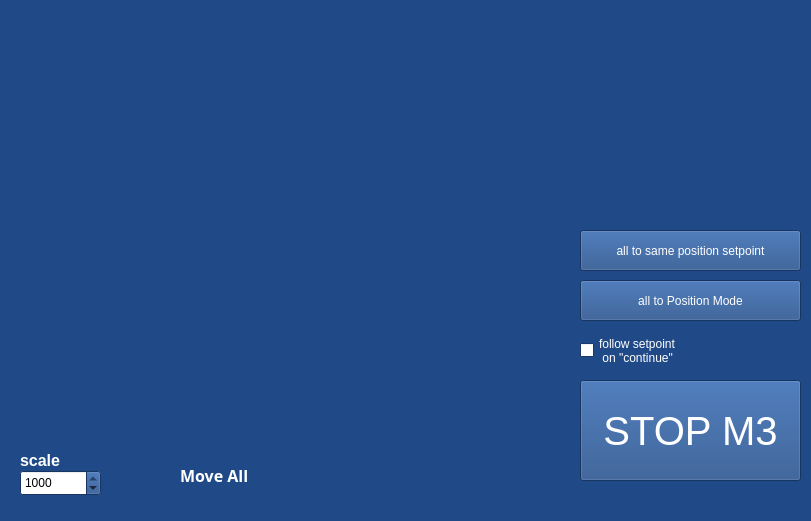
  <widget class="QWidget" name="m3_background" native="true">
   <property name="geometry">
    <rect>
     <x>20</x>
     <y>440</y>
     <width>811</width>
     <height>521</height>
    </rect>
   </property>
   <property name="palette">
    <palette>
     <active>
      <colorrole role="WindowText">
       <brush brushstyle="SolidPattern">
        <color alpha="255">
         <red>0</red>
         <green>0</green>
         <blue>0</blue>
        </color>
       </brush>
      </colorrole>
      <colorrole role="Button">
       <brush brushstyle="SolidPattern">
        <color alpha="255">
         <red>32</red>
         <green>74</green>
         <blue>135</blue>
        </color>
       </brush>
      </colorrole>
      <colorrole role="Light">
       <brush brushstyle="SolidPattern">
        <color alpha="255">
         <red>48</red>
         <green>111</green>
         <blue>203</blue>
        </color>
       </brush>
      </colorrole>
      <colorrole role="Midlight">
       <brush brushstyle="SolidPattern">
        <color alpha="255">
         <red>40</red>
         <green>92</green>
         <blue>169</blue>
        </color>
       </brush>
      </colorrole>
      <colorrole role="Dark">
       <brush brushstyle="SolidPattern">
        <color alpha="255">
         <red>16</red>
         <green>37</green>
         <blue>67</blue>
        </color>
       </brush>
      </colorrole>
      <colorrole role="Mid">
       <brush brushstyle="SolidPattern">
        <color alpha="255">
         <red>21</red>
         <green>49</green>
         <blue>90</blue>
        </color>
       </brush>
      </colorrole>
      <colorrole role="Text">
       <brush brushstyle="SolidPattern">
        <color alpha="255">
         <red>0</red>
         <green>0</green>
         <blue>0</blue>
        </color>
       </brush>
      </colorrole>
      <colorrole role="BrightText">
       <brush brushstyle="SolidPattern">
        <color alpha="255">
         <red>255</red>
         <green>255</green>
         <blue>255</blue>
        </color>
       </brush>
      </colorrole>
      <colorrole role="ButtonText">
       <brush brushstyle="SolidPattern">
        <color alpha="255">
         <red>255</red>
         <green>255</green>
         <blue>255</blue>
        </color>
       </brush>
      </colorrole>
      <colorrole role="Base">
       <brush brushstyle="SolidPattern">
        <color alpha="255">
         <red>255</red>
         <green>255</green>
         <blue>255</blue>
        </color>
       </brush>
      </colorrole>
      <colorrole role="Window">
       <brush brushstyle="SolidPattern">
        <color alpha="255">
         <red>32</red>
         <green>74</green>
         <blue>135</blue>
        </color>
       </brush>
      </colorrole>
      <colorrole role="Shadow">
       <brush brushstyle="SolidPattern">
        <color alpha="255">
         <red>0</red>
         <green>0</green>
         <blue>0</blue>
        </color>
       </brush>
      </colorrole>
      <colorrole role="AlternateBase">
       <brush brushstyle="SolidPattern">
        <color alpha="255">
         <red>143</red>
         <green>164</green>
         <blue>195</blue>
        </color>
       </brush>
      </colorrole>
      <colorrole role="ToolTipBase">
       <brush brushstyle="SolidPattern">
        <color alpha="255">
         <red>255</red>
         <green>255</green>
         <blue>220</blue>
        </color>
       </brush>
      </colorrole>
      <colorrole role="ToolTipText">
       <brush brushstyle="SolidPattern">
        <color alpha="255">
         <red>0</red>
         <green>0</green>
         <blue>0</blue>
        </color>
       </brush>
      </colorrole>
     </active>
     <inactive>
      <colorrole role="WindowText">
       <brush brushstyle="SolidPattern">
        <color alpha="255">
         <red>0</red>
         <green>0</green>
         <blue>0</blue>
        </color>
       </brush>
      </colorrole>
      <colorrole role="Button">
       <brush brushstyle="SolidPattern">
        <color alpha="255">
         <red>32</red>
         <green>74</green>
         <blue>135</blue>
        </color>
       </brush>
      </colorrole>
      <colorrole role="Light">
       <brush brushstyle="SolidPattern">
        <color alpha="255">
         <red>48</red>
         <green>111</green>
         <blue>203</blue>
        </color>
       </brush>
      </colorrole>
      <colorrole role="Midlight">
       <brush brushstyle="SolidPattern">
        <color alpha="255">
         <red>40</red>
         <green>92</green>
         <blue>169</blue>
        </color>
       </brush>
      </colorrole>
      <colorrole role="Dark">
       <brush brushstyle="SolidPattern">
        <color alpha="255">
         <red>16</red>
         <green>37</green>
         <blue>67</blue>
        </color>
       </brush>
      </colorrole>
      <colorrole role="Mid">
       <brush brushstyle="SolidPattern">
        <color alpha="255">
         <red>21</red>
         <green>49</green>
         <blue>90</blue>
        </color>
       </brush>
      </colorrole>
      <colorrole role="Text">
       <brush brushstyle="SolidPattern">
        <color alpha="255">
         <red>0</red>
         <green>0</green>
         <blue>0</blue>
        </color>
       </brush>
      </colorrole>
      <colorrole role="BrightText">
       <brush brushstyle="SolidPattern">
        <color alpha="255">
         <red>255</red>
         <green>255</green>
         <blue>255</blue>
        </color>
       </brush>
      </colorrole>
      <colorrole role="ButtonText">
       <brush brushstyle="SolidPattern">
        <color alpha="255">
         <red>255</red>
         <green>255</green>
         <blue>255</blue>
        </color>
       </brush>
      </colorrole>
      <colorrole role="Base">
       <brush brushstyle="SolidPattern">
        <color alpha="255">
         <red>255</red>
         <green>255</green>
         <blue>255</blue>
        </color>
       </brush>
      </colorrole>
      <colorrole role="Window">
       <brush brushstyle="SolidPattern">
        <color alpha="255">
         <red>32</red>
         <green>74</green>
         <blue>135</blue>
        </color>
       </brush>
      </colorrole>
      <colorrole role="Shadow">
       <brush brushstyle="SolidPattern">
        <color alpha="255">
         <red>0</red>
         <green>0</green>
         <blue>0</blue>
        </color>
       </brush>
      </colorrole>
      <colorrole role="AlternateBase">
       <brush brushstyle="SolidPattern">
        <color alpha="255">
         <red>143</red>
         <green>164</green>
         <blue>195</blue>
        </color>
       </brush>
      </colorrole>
      <colorrole role="ToolTipBase">
       <brush brushstyle="SolidPattern">
        <color alpha="255">
         <red>255</red>
         <green>255</green>
         <blue>220</blue>
        </color>
       </brush>
      </colorrole>
      <colorrole role="ToolTipText">
       <brush brushstyle="SolidPattern">
        <color alpha="255">
         <red>0</red>
         <green>0</green>
         <blue>0</blue>
        </color>
       </brush>
      </colorrole>
     </inactive>
     <disabled>
      <colorrole role="WindowText">
       <brush brushstyle="SolidPattern">
        <color alpha="255">
         <red>16</red>
         <green>37</green>
         <blue>67</blue>
        </color>
       </brush>
      </colorrole>
      <colorrole role="Button">
       <brush brushstyle="SolidPattern">
        <color alpha="255">
         <red>32</red>
         <green>74</green>
         <blue>135</blue>
        </color>
       </brush>
      </colorrole>
      <colorrole role="Light">
       <brush brushstyle="SolidPattern">
        <color alpha="255">
         <red>48</red>
         <green>111</green>
         <blue>203</blue>
        </color>
       </brush>
      </colorrole>
      <colorrole role="Midlight">
       <brush brushstyle="SolidPattern">
        <color alpha="255">
         <red>40</red>
         <green>92</green>
         <blue>169</blue>
        </color>
       </brush>
      </colorrole>
      <colorrole role="Dark">
       <brush brushstyle="SolidPattern">
        <color alpha="255">
         <red>16</red>
         <green>37</green>
         <blue>67</blue>
        </color>
       </brush>
      </colorrole>
      <colorrole role="Mid">
       <brush brushstyle="SolidPattern">
        <color alpha="255">
         <red>21</red>
         <green>49</green>
         <blue>90</blue>
        </color>
       </brush>
      </colorrole>
      <colorrole role="Text">
       <brush brushstyle="SolidPattern">
        <color alpha="255">
         <red>16</red>
         <green>37</green>
         <blue>67</blue>
        </color>
       </brush>
      </colorrole>
      <colorrole role="BrightText">
       <brush brushstyle="SolidPattern">
        <color alpha="255">
         <red>255</red>
         <green>255</green>
         <blue>255</blue>
        </color>
       </brush>
      </colorrole>
      <colorrole role="ButtonText">
       <brush brushstyle="SolidPattern">
        <color alpha="255">
         <red>16</red>
         <green>37</green>
         <blue>67</blue>
        </color>
       </brush>
      </colorrole>
      <colorrole role="Base">
       <brush brushstyle="SolidPattern">
        <color alpha="255">
         <red>32</red>
         <green>74</green>
         <blue>135</blue>
        </color>
       </brush>
      </colorrole>
      <colorrole role="Window">
       <brush brushstyle="SolidPattern">
        <color alpha="255">
         <red>32</red>
         <green>74</green>
         <blue>135</blue>
        </color>
       </brush>
      </colorrole>
      <colorrole role="Shadow">
       <brush brushstyle="SolidPattern">
        <color alpha="255">
         <red>0</red>
         <green>0</green>
         <blue>0</blue>
        </color>
       </brush>
      </colorrole>
      <colorrole role="AlternateBase">
       <brush brushstyle="SolidPattern">
        <color alpha="255">
         <red>32</red>
         <green>74</green>
         <blue>135</blue>
        </color>
       </brush>
      </colorrole>
      <colorrole role="ToolTipBase">
       <brush brushstyle="SolidPattern">
        <color alpha="255">
         <red>255</red>
         <green>255</green>
         <blue>220</blue>
        </color>
       </brush>
      </colorrole>
      <colorrole role="ToolTipText">
       <brush brushstyle="SolidPattern">
        <color alpha="255">
         <red>0</red>
         <green>0</green>
         <blue>0</blue>
        </color>
       </brush>
      </colorrole>
     </disabled>
    </palette>
   </property>
   <property name="autoFillBackground">
    <bool>true</bool>
   </property>
   <widget class="QPushButton" name="stop">
    <property name="geometry">
     <rect>
      <x>580</x>
      <y>380</y>
      <width>221</width>
      <height>101</height>
     </rect>
    </property>
    <property name="font">
     <font>
      <pointsize>30</pointsize>
     </font>
    </property>
    <property name="text">
     <string>STOP M3</string>
    </property>
    <property name="checkable">
     <bool>true</bool>
    </property>
   </widget>
   <widget class="QCheckBox" name="follow">
    <property name="geometry">
     <rect>
      <x>580</x>
      <y>310</y>
      <width>171</width>
      <height>81</height>
     </rect>
    </property>
    <property name="palette">
     <palette>
      <active>
       <colorrole role="WindowText">
        <brush brushstyle="SolidPattern">
         <color alpha="255">
          <red>255</red>
          <green>255</green>
          <blue>255</blue>
         </color>
        </brush>
       </colorrole>
      </active>
      <inactive>
       <colorrole role="WindowText">
        <brush brushstyle="SolidPattern">
         <color alpha="255">
          <red>255</red>
          <green>255</green>
          <blue>255</blue>
         </color>
        </brush>
       </colorrole>
      </inactive>
      <disabled>
       <colorrole role="WindowText">
        <brush brushstyle="SolidPattern">
         <color alpha="255">
          <red>16</red>
          <green>37</green>
          <blue>67</blue>
         </color>
        </brush>
       </colorrole>
      </disabled>
     </palette>
    </property>
    <property name="text">
     <string>follow setpoint
 on &quot;continue&quot;</string>
    </property>
   </widget>
   <widget class="QLabel" name="label_27">
    <property name="geometry">
     <rect>
      <x>180</x>
      <y>450</y>
      <width>191</width>
      <height>51</height>
     </rect>
    </property>
    <property name="palette">
     <palette>
      <active>
       <colorrole role="WindowText">
        <brush brushstyle="SolidPattern">
         <color alpha="255">
          <red>255</red>
          <green>255</green>
          <blue>255</blue>
         </color>
        </brush>
       </colorrole>
       <colorrole role="Button">
        <brush brushstyle="SolidPattern">
         <color alpha="255">
          <red>136</red>
          <green>138</green>
          <blue>133</blue>
         </color>
        </brush>
       </colorrole>
       <colorrole role="Light">
        <brush brushstyle="SolidPattern">
         <color alpha="255">
          <red>204</red>
          <green>207</green>
          <blue>200</blue>
         </color>
        </brush>
       </colorrole>
       <colorrole role="Midlight">
        <brush brushstyle="SolidPattern">
         <color alpha="255">
          <red>170</red>
          <green>172</green>
          <blue>166</blue>
         </color>
        </brush>
       </colorrole>
       <colorrole role="Dark">
        <brush brushstyle="SolidPattern">
         <color alpha="255">
          <red>68</red>
          <green>69</green>
          <blue>66</blue>
         </color>
        </brush>
       </colorrole>
       <colorrole role="Mid">
        <brush brushstyle="SolidPattern">
         <color alpha="255">
          <red>91</red>
          <green>92</green>
          <blue>89</blue>
         </color>
        </brush>
       </colorrole>
       <colorrole role="Text">
        <brush brushstyle="SolidPattern">
         <color alpha="255">
          <red>0</red>
          <green>0</green>
          <blue>0</blue>
         </color>
        </brush>
       </colorrole>
       <colorrole role="BrightText">
        <brush brushstyle="SolidPattern">
         <color alpha="255">
          <red>255</red>
          <green>255</green>
          <blue>255</blue>
         </color>
        </brush>
       </colorrole>
       <colorrole role="ButtonText">
        <brush brushstyle="SolidPattern">
         <color alpha="255">
          <red>0</red>
          <green>0</green>
          <blue>0</blue>
         </color>
        </brush>
       </colorrole>
       <colorrole role="Base">
        <brush brushstyle="SolidPattern">
         <color alpha="255">
          <red>255</red>
          <green>255</green>
          <blue>255</blue>
         </color>
        </brush>
       </colorrole>
       <colorrole role="Window">
        <brush brushstyle="SolidPattern">
         <color alpha="255">
          <red>136</red>
          <green>138</green>
          <blue>133</blue>
         </color>
        </brush>
       </colorrole>
       <colorrole role="Shadow">
        <brush brushstyle="SolidPattern">
         <color alpha="255">
          <red>0</red>
          <green>0</green>
          <blue>0</blue>
         </color>
        </brush>
       </colorrole>
       <colorrole role="AlternateBase">
        <brush brushstyle="SolidPattern">
         <color alpha="255">
          <red>195</red>
          <green>196</green>
          <blue>194</blue>
         </color>
        </brush>
       </colorrole>
       <colorrole role="ToolTipBase">
        <brush brushstyle="SolidPattern">
         <color alpha="255">
          <red>255</red>
          <green>255</green>
          <blue>220</blue>
         </color>
        </brush>
       </colorrole>
       <colorrole role="ToolTipText">
        <brush brushstyle="SolidPattern">
         <color alpha="255">
          <red>0</red>
          <green>0</green>
          <blue>0</blue>
         </color>
        </brush>
       </colorrole>
      </active>
      <inactive>
       <colorrole role="WindowText">
        <brush brushstyle="SolidPattern">
         <color alpha="255">
          <red>255</red>
          <green>255</green>
          <blue>255</blue>
         </color>
        </brush>
       </colorrole>
       <colorrole role="Button">
        <brush brushstyle="SolidPattern">
         <color alpha="255">
          <red>136</red>
          <green>138</green>
          <blue>133</blue>
         </color>
        </brush>
       </colorrole>
       <colorrole role="Light">
        <brush brushstyle="SolidPattern">
         <color alpha="255">
          <red>204</red>
          <green>207</green>
          <blue>200</blue>
         </color>
        </brush>
       </colorrole>
       <colorrole role="Midlight">
        <brush brushstyle="SolidPattern">
         <color alpha="255">
          <red>170</red>
          <green>172</green>
          <blue>166</blue>
         </color>
        </brush>
       </colorrole>
       <colorrole role="Dark">
        <brush brushstyle="SolidPattern">
         <color alpha="255">
          <red>68</red>
          <green>69</green>
          <blue>66</blue>
         </color>
        </brush>
       </colorrole>
       <colorrole role="Mid">
        <brush brushstyle="SolidPattern">
         <color alpha="255">
          <red>91</red>
          <green>92</green>
          <blue>89</blue>
         </color>
        </brush>
       </colorrole>
       <colorrole role="Text">
        <brush brushstyle="SolidPattern">
         <color alpha="255">
          <red>0</red>
          <green>0</green>
          <blue>0</blue>
         </color>
        </brush>
       </colorrole>
       <colorrole role="BrightText">
        <brush brushstyle="SolidPattern">
         <color alpha="255">
          <red>255</red>
          <green>255</green>
          <blue>255</blue>
         </color>
        </brush>
       </colorrole>
       <colorrole role="ButtonText">
        <brush brushstyle="SolidPattern">
         <color alpha="255">
          <red>0</red>
          <green>0</green>
          <blue>0</blue>
         </color>
        </brush>
       </colorrole>
       <colorrole role="Base">
        <brush brushstyle="SolidPattern">
         <color alpha="255">
          <red>255</red>
          <green>255</green>
          <blue>255</blue>
         </color>
        </brush>
       </colorrole>
       <colorrole role="Window">
        <brush brushstyle="SolidPattern">
         <color alpha="255">
          <red>136</red>
          <green>138</green>
          <blue>133</blue>
         </color>
        </brush>
       </colorrole>
       <colorrole role="Shadow">
        <brush brushstyle="SolidPattern">
         <color alpha="255">
          <red>0</red>
          <green>0</green>
          <blue>0</blue>
         </color>
        </brush>
       </colorrole>
       <colorrole role="AlternateBase">
        <brush brushstyle="SolidPattern">
         <color alpha="255">
          <red>195</red>
          <green>196</green>
          <blue>194</blue>
         </color>
        </brush>
       </colorrole>
       <colorrole role="ToolTipBase">
        <brush brushstyle="SolidPattern">
         <color alpha="255">
          <red>255</red>
          <green>255</green>
          <blue>220</blue>
         </color>
        </brush>
       </colorrole>
       <colorrole role="ToolTipText">
        <brush brushstyle="SolidPattern">
         <color alpha="255">
          <red>0</red>
          <green>0</green>
          <blue>0</blue>
         </color>
        </brush>
       </colorrole>
      </inactive>
      <disabled>
       <colorrole role="WindowText">
        <brush brushstyle="SolidPattern">
         <color alpha="255">
          <red>68</red>
          <green>69</green>
          <blue>66</blue>
         </color>
        </brush>
       </colorrole>
       <colorrole role="Button">
        <brush brushstyle="SolidPattern">
         <color alpha="255">
          <red>136</red>
          <green>138</green>
          <blue>133</blue>
         </color>
        </brush>
       </colorrole>
       <colorrole role="Light">
        <brush brushstyle="SolidPattern">
         <color alpha="255">
          <red>204</red>
          <green>207</green>
          <blue>200</blue>
         </color>
        </brush>
       </colorrole>
       <colorrole role="Midlight">
        <brush brushstyle="SolidPattern">
         <color alpha="255">
          <red>170</red>
          <green>172</green>
          <blue>166</blue>
         </color>
        </brush>
       </colorrole>
       <colorrole role="Dark">
        <brush brushstyle="SolidPattern">
         <color alpha="255">
          <red>68</red>
          <green>69</green>
          <blue>66</blue>
         </color>
        </brush>
       </colorrole>
       <colorrole role="Mid">
        <brush brushstyle="SolidPattern">
         <color alpha="255">
          <red>91</red>
          <green>92</green>
          <blue>89</blue>
         </color>
        </brush>
       </colorrole>
       <colorrole role="Text">
        <brush brushstyle="SolidPattern">
         <color alpha="255">
          <red>68</red>
          <green>69</green>
          <blue>66</blue>
         </color>
        </brush>
       </colorrole>
       <colorrole role="BrightText">
        <brush brushstyle="SolidPattern">
         <color alpha="255">
          <red>255</red>
          <green>255</green>
          <blue>255</blue>
         </color>
        </brush>
       </colorrole>
       <colorrole role="ButtonText">
        <brush brushstyle="SolidPattern">
         <color alpha="255">
          <red>68</red>
          <green>69</green>
          <blue>66</blue>
         </color>
        </brush>
       </colorrole>
       <colorrole role="Base">
        <brush brushstyle="SolidPattern">
         <color alpha="255">
          <red>136</red>
          <green>138</green>
          <blue>133</blue>
         </color>
        </brush>
       </colorrole>
       <colorrole role="Window">
        <brush brushstyle="SolidPattern">
         <color alpha="255">
          <red>136</red>
          <green>138</green>
          <blue>133</blue>
         </color>
        </brush>
       </colorrole>
       <colorrole role="Shadow">
        <brush brushstyle="SolidPattern">
         <color alpha="255">
          <red>0</red>
          <green>0</green>
          <blue>0</blue>
         </color>
        </brush>
       </colorrole>
       <colorrole role="AlternateBase">
        <brush brushstyle="SolidPattern">
         <color alpha="255">
          <red>136</red>
          <green>138</green>
          <blue>133</blue>
         </color>
        </brush>
       </colorrole>
       <colorrole role="ToolTipBase">
        <brush brushstyle="SolidPattern">
         <color alpha="255">
          <red>255</red>
          <green>255</green>
          <blue>220</blue>
         </color>
        </brush>
       </colorrole>
       <colorrole role="ToolTipText">
        <brush brushstyle="SolidPattern">
         <color alpha="255">
          <red>0</red>
          <green>0</green>
          <blue>0</blue>
         </color>
        </brush>
       </colorrole>
      </disabled>
     </palette>
    </property>
    <property name="font">
     <font>
      <family>Sans</family>
      <pointsize>12</pointsize>
      <weight>75</weight>
      <bold>true</bold>
     </font>
    </property>
    <property name="text">
     <string>Move All</string>
    </property>
   </widget>
   <widget class="QPushButton" name="all_to_position_mode">
    <property name="geometry">
     <rect>
      <x>580</x>
      <y>280</y>
      <width>221</width>
      <height>41</height>
     </rect>
    </property>
    <property name="palette">
     <palette>
      <active>
       <colorrole role="WindowText">
        <brush brushstyle="SolidPattern">
         <color alpha="255">
          <red>255</red>
          <green>255</green>
          <blue>255</blue>
         </color>
        </brush>
       </colorrole>
      </active>
      <inactive>
       <colorrole role="WindowText">
        <brush brushstyle="SolidPattern">
         <color alpha="255">
          <red>255</red>
          <green>255</green>
          <blue>255</blue>
         </color>
        </brush>
       </colorrole>
      </inactive>
      <disabled>
       <colorrole role="WindowText">
        <brush brushstyle="SolidPattern">
         <color alpha="255">
          <red>16</red>
          <green>37</green>
          <blue>67</blue>
         </color>
        </brush>
       </colorrole>
      </disabled>
     </palette>
    </property>
    <property name="text">
     <string>all to Position Mode</string>
    </property>
   </widget>
   <widget class="QPushButton" name="all_to_position">
    <property name="geometry">
     <rect>
      <x>580</x>
      <y>230</y>
      <width>221</width>
      <height>41</height>
     </rect>
    </property>
    <property name="text">
     <string>all to same position setpoint</string>
    </property>
   </widget>
   <widget class="QSpinBox" name="scale">
    <property name="geometry">
     <rect>
      <x>20</x>
      <y>470</y>
      <width>81</width>
      <height>26</height>
     </rect>
    </property>
    <property name="toolTip">
     <string>&lt;html&gt;&lt;head/&gt;&lt;body&gt;&lt;p&gt;&lt;br/&gt;&lt;/p&gt;&lt;/body&gt;&lt;/html&gt;</string>
    </property>
    <property name="maximum">
     <number>1000</number>
    </property>
    <property name="singleStep">
     <number>10</number>
    </property>
    <property name="value">
     <number>1000</number>
    </property>
   </widget>
   <widget class="QLabel" name="label_14">
    <property name="geometry">
     <rect>
      <x>20</x>
      <y>430</y>
      <width>81</width>
      <height>61</height>
     </rect>
    </property>
    <property name="palette">
     <palette>
      <active>
       <colorrole role="WindowText">
        <brush brushstyle="SolidPattern">
         <color alpha="255">
          <red>255</red>
          <green>255</green>
          <blue>255</blue>
         </color>
        </brush>
       </colorrole>
      </active>
      <inactive>
       <colorrole role="WindowText">
        <brush brushstyle="SolidPattern">
         <color alpha="255">
          <red>255</red>
          <green>255</green>
          <blue>255</blue>
         </color>
        </brush>
       </colorrole>
      </inactive>
      <disabled>
       <colorrole role="WindowText">
        <brush brushstyle="SolidPattern">
         <color alpha="255">
          <red>190</red>
          <green>190</green>
          <blue>190</blue>
         </color>
        </brush>
       </colorrole>
      </disabled>
     </palette>
    </property>
    <property name="font">
     <font>
      <pointsize>12</pointsize>
      <weight>75</weight>
      <italic>false</italic>
      <bold>true</bold>
     </font>
    </property>
    <property name="text">
     <string>scale</string>
    </property>
   </widget>
  </widget>
